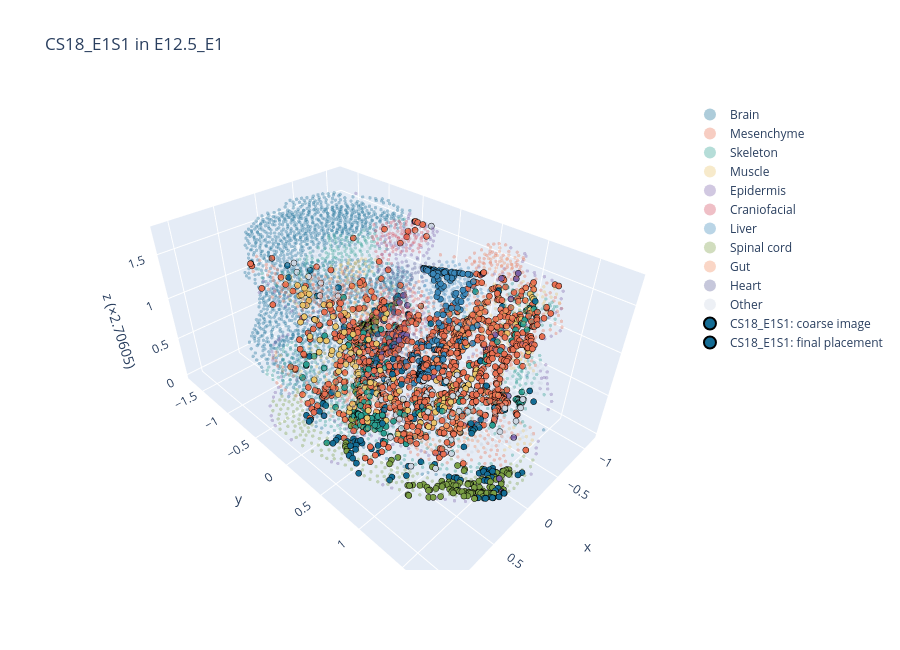
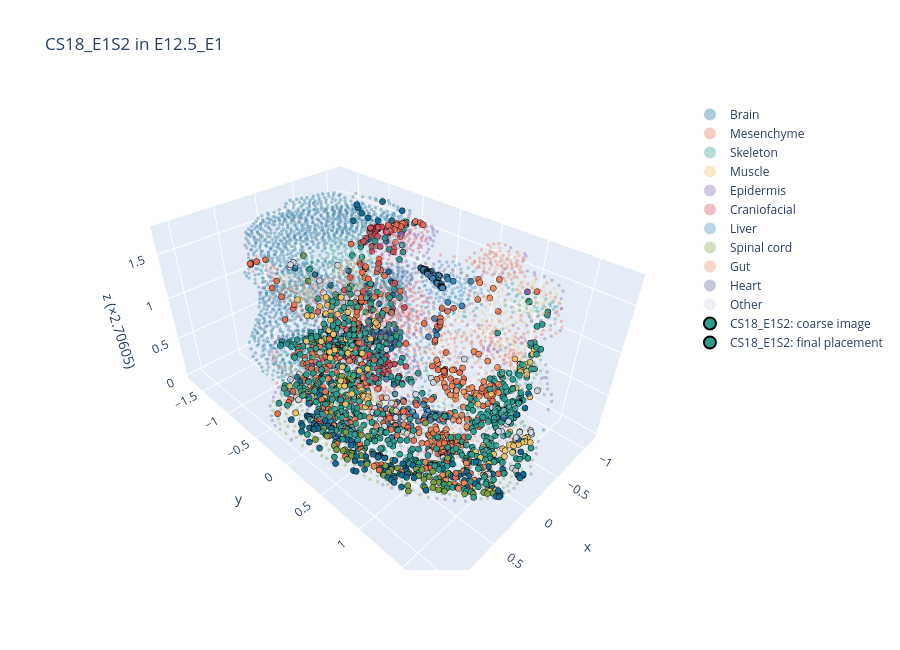
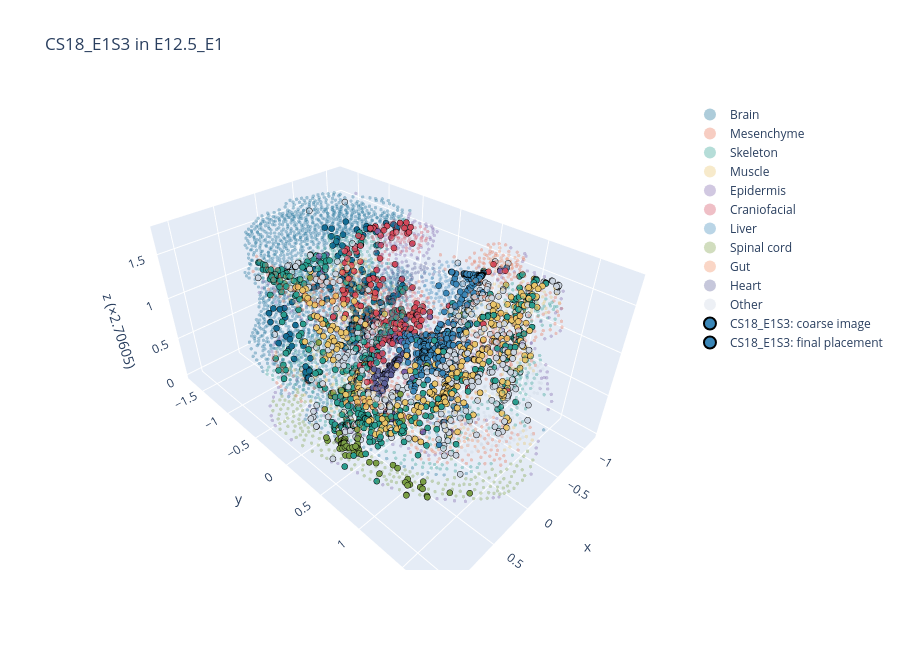
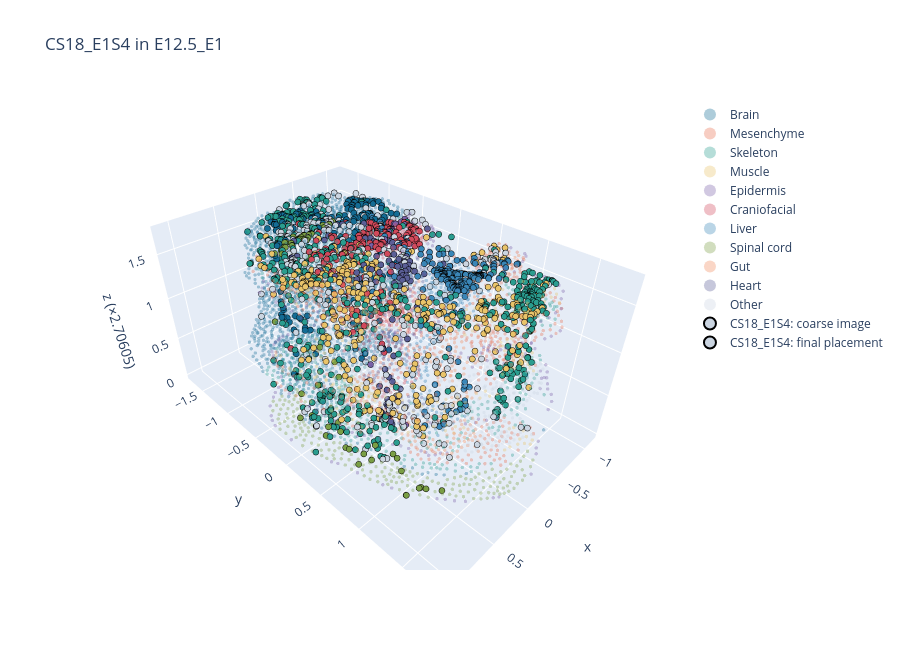

The code cell stored with these charts, in order, in its notebook:
### Markdown cell above
## The queries

One block of plots per query:
1. **Plane search**:
   - the objective along z₀ (black), with the real stack sections as red squares and the evaluation scores as dotted lines;
   - the tilt grid at the best z₀;
   - the share of the coarse coupling's mass that lands on each section.
2. **Labels** on the virtual section, the query, and the query after transfer from the stack.
3. **The coupling** between the query and the virtual section.
4. **3D view** of the query in the stack: its coarse barycentric image and its final placement.
5. **Scores** of the 3D placement against the 2D alignments with the laterality partner and with the best real section.

### Code cell
rows, results = [], {}
for s in query_names:
    row, res = place_query(QUERIES[s], ST)
    if row is not None:
        rows.append(row)
        results[s] = res
        np.savez(SAVE_DIR / f"P_{s}_in_{emb_name(STACK_EMB)}_{METHOD}.npz", P=res["P"].astype(np.float32),
                 plane=np.array([res["plane"][k] for k in ("z0", "theta_u", "theta_v")]),
                 virtual_xyz=res["virtual"].xyz, virtual_xy=res["virtual"].xy, query_obs=query_red[s].obs_names.to_numpy(str))
    gc.collect()

### Figure 1 — Plotly figure (JSON) as saved in the notebook; plotly's stock layout.template omitted (floating-point values rounded to 4 significant figures; data arrays with more than 128 entries replaced by an {"elided": "..."} marker saying what was removed)
{"data": [{"marker": {"color": "#146C94", "opacity": 0.35, "size": 2}, "mode": "markers", "name": "Brain", "type": "scatter3d", "x": {"elided": "1786 float values"}, "y": {"elided": "1786 float values"}, "z": {"elided": "1786 float values"}}, {"marker": {"color": "#E76F51", "opacity": 0.35, "size": 2}, "mode": "markers", "name": "Mesenchyme", "type": "scatter3d", "x": {"elided": "653 float values"}, "y": {"elided": "653 float values"}, "z": {"elided": "653 float values"}}, {"marker": {"color": "#2A9D8F", "opacity": 0.35, "size": 2}, "mode": "markers", "name": "Skeleton", "type": "scatter3d", "x": {"elided": "558 float values"}, "y": {"elided": "558 float values"}, "z": {"elided": "558 float values"}}, {"marker": {"color": "#E9C46A", "opacity": 0.35, "size": 2}, "mode": "markers", "name": "Muscle", "type": "scatter3d", "x": {"elided": "372 float values"}, "y": {"elided": "372 float values"}, "z": {"elided": "372 float values"}}, {"marker": {"color": "#7B61A8", "opacity": 0.35, "size": 2}, "mode": "markers", "name": "Epidermis", "type": "scatter3d", "x": {"elided": "263 float values"}, "y": {"elided": "263 float values"}, "z": {"elided": "263 float values"}}, {"marker": {"color": "#D1495B", "opacity": 0.35, "size": 2}, "mode": "markers", "name": "Craniofacial", "type": "scatter3d", "x": {"elided": "242 float values"}, "y": {"elided": "242 float values"}, "z": {"elided": "242 float values"}}, {"marker": {"color": "#3A86B7", "opacity": 0.35, "size": 2}, "mode": "markers", "name": "Liver", "type": "scatter3d", "x": {"elided": "236 float values"}, "y": {"elided": "236 float values"}, "z": {"elided": "236 float values"}}, {"marker": {"color": "#7A9E45", "opacity": 0.35, "size": 2}, "mode": "markers", "name": "Spinal cord", "type": "scatter3d", "x": {"elided": "194 float values"}, "y": {"elided": "194 float values"}, "z": {"elided": "194 float values"}}, {"marker": {"color": "#F08A5D", "opacity": 0.35, "size": 2}, "mode": "markers", "name": "Gut", "type": "scatter3d", "x": {"elided": "166 float values"}, "y": {"elided": "166 float values"}, "z": {"elided": "166 float values"}}, {"marker": {"color": "#5B5F97", "opacity": 0.35, "size": 2}, "mode": "markers", "name": "Heart", "type": "scatter3d", "x": {"elided": "164 float values"}, "y": {"elided": "164 float values"}, "z": {"elided": "164 float values"}}, {"marker": {"color": "#CBD5E1", "opacity": 0.35, "size": 2}, "mode": "markers", "name": "Other", "type": "scatter3d", "x": {"elided": "366 float values"}, "y": {"elided": "366 float values"}, "z": {"elided": "366 float values"}}, {"marker": {"color": {"elided": "1000 str values"}, "line": {"color": "black", "width": 0.5}, "size": 3.5}, "mode": "markers", "name": "CS18_E1S1: coarse image", "type": "scatter3d", "x": {"elided": "1000 float values"}, "y": {"elided": "1000 float values"}, "z": {"elided": "1000 float values"}}, {"marker": {"color": {"elided": "1000 str values"}, "line": {"color": "black", "width": 0.5}, "size": 3.5}, "mode": "markers", "name": "CS18_E1S1: final placement", "type": "scatter3d", "x": {"elided": "1000 float values"}, "y": {"elided": "1000 float values"}, "z": {"elided": "1000 float values"}}], "layout": {"height": 650, "legend": {"itemsizing": "constant"}, "scene": {"aspectmode": "data", "zaxis": {"title": {"text": "z (×2.70605)"}}}, "title": {"text": "CS18_E1S1 in E12.5_E1"}}}

### Figure 2 — Plotly figure (JSON) as saved in the notebook; plotly's stock layout.template omitted (floating-point values rounded to 4 significant figures; data arrays with more than 128 entries replaced by an {"elided": "..."} marker saying what was removed)
{"data": [{"marker": {"color": "#146C94", "opacity": 0.35, "size": 2}, "mode": "markers", "name": "Brain", "type": "scatter3d", "x": {"elided": "1786 float values"}, "y": {"elided": "1786 float values"}, "z": {"elided": "1786 float values"}}, {"marker": {"color": "#E76F51", "opacity": 0.35, "size": 2}, "mode": "markers", "name": "Mesenchyme", "type": "scatter3d", "x": {"elided": "653 float values"}, "y": {"elided": "653 float values"}, "z": {"elided": "653 float values"}}, {"marker": {"color": "#2A9D8F", "opacity": 0.35, "size": 2}, "mode": "markers", "name": "Skeleton", "type": "scatter3d", "x": {"elided": "558 float values"}, "y": {"elided": "558 float values"}, "z": {"elided": "558 float values"}}, {"marker": {"color": "#E9C46A", "opacity": 0.35, "size": 2}, "mode": "markers", "name": "Muscle", "type": "scatter3d", "x": {"elided": "372 float values"}, "y": {"elided": "372 float values"}, "z": {"elided": "372 float values"}}, {"marker": {"color": "#7B61A8", "opacity": 0.35, "size": 2}, "mode": "markers", "name": "Epidermis", "type": "scatter3d", "x": {"elided": "263 float values"}, "y": {"elided": "263 float values"}, "z": {"elided": "263 float values"}}, {"marker": {"color": "#D1495B", "opacity": 0.35, "size": 2}, "mode": "markers", "name": "Craniofacial", "type": "scatter3d", "x": {"elided": "242 float values"}, "y": {"elided": "242 float values"}, "z": {"elided": "242 float values"}}, {"marker": {"color": "#3A86B7", "opacity": 0.35, "size": 2}, "mode": "markers", "name": "Liver", "type": "scatter3d", "x": {"elided": "236 float values"}, "y": {"elided": "236 float values"}, "z": {"elided": "236 float values"}}, {"marker": {"color": "#7A9E45", "opacity": 0.35, "size": 2}, "mode": "markers", "name": "Spinal cord", "type": "scatter3d", "x": {"elided": "194 float values"}, "y": {"elided": "194 float values"}, "z": {"elided": "194 float values"}}, {"marker": {"color": "#F08A5D", "opacity": 0.35, "size": 2}, "mode": "markers", "name": "Gut", "type": "scatter3d", "x": {"elided": "166 float values"}, "y": {"elided": "166 float values"}, "z": {"elided": "166 float values"}}, {"marker": {"color": "#5B5F97", "opacity": 0.35, "size": 2}, "mode": "markers", "name": "Heart", "type": "scatter3d", "x": {"elided": "164 float values"}, "y": {"elided": "164 float values"}, "z": {"elided": "164 float values"}}, {"marker": {"color": "#CBD5E1", "opacity": 0.35, "size": 2}, "mode": "markers", "name": "Other", "type": "scatter3d", "x": {"elided": "366 float values"}, "y": {"elided": "366 float values"}, "z": {"elided": "366 float values"}}, {"marker": {"color": {"elided": "1000 str values"}, "line": {"color": "black", "width": 0.5}, "size": 3.5}, "mode": "markers", "name": "CS18_E1S2: coarse image", "type": "scatter3d", "x": {"elided": "1000 float values"}, "y": {"elided": "1000 float values"}, "z": {"elided": "1000 float values"}}, {"marker": {"color": {"elided": "1000 str values"}, "line": {"color": "black", "width": 0.5}, "size": 3.5}, "mode": "markers", "name": "CS18_E1S2: final placement", "type": "scatter3d", "x": {"elided": "1000 float values"}, "y": {"elided": "1000 float values"}, "z": {"elided": "1000 float values"}}], "layout": {"height": 650, "legend": {"itemsizing": "constant"}, "scene": {"aspectmode": "data", "zaxis": {"title": {"text": "z (×2.70605)"}}}, "title": {"text": "CS18_E1S2 in E12.5_E1"}}}

### Figure 3 — Plotly figure (JSON) as saved in the notebook; plotly's stock layout.template omitted (floating-point values rounded to 4 significant figures; data arrays with more than 128 entries replaced by an {"elided": "..."} marker saying what was removed)
{"data": [{"marker": {"color": "#146C94", "opacity": 0.35, "size": 2}, "mode": "markers", "name": "Brain", "type": "scatter3d", "x": {"elided": "1786 float values"}, "y": {"elided": "1786 float values"}, "z": {"elided": "1786 float values"}}, {"marker": {"color": "#E76F51", "opacity": 0.35, "size": 2}, "mode": "markers", "name": "Mesenchyme", "type": "scatter3d", "x": {"elided": "653 float values"}, "y": {"elided": "653 float values"}, "z": {"elided": "653 float values"}}, {"marker": {"color": "#2A9D8F", "opacity": 0.35, "size": 2}, "mode": "markers", "name": "Skeleton", "type": "scatter3d", "x": {"elided": "558 float values"}, "y": {"elided": "558 float values"}, "z": {"elided": "558 float values"}}, {"marker": {"color": "#E9C46A", "opacity": 0.35, "size": 2}, "mode": "markers", "name": "Muscle", "type": "scatter3d", "x": {"elided": "372 float values"}, "y": {"elided": "372 float values"}, "z": {"elided": "372 float values"}}, {"marker": {"color": "#7B61A8", "opacity": 0.35, "size": 2}, "mode": "markers", "name": "Epidermis", "type": "scatter3d", "x": {"elided": "263 float values"}, "y": {"elided": "263 float values"}, "z": {"elided": "263 float values"}}, {"marker": {"color": "#D1495B", "opacity": 0.35, "size": 2}, "mode": "markers", "name": "Craniofacial", "type": "scatter3d", "x": {"elided": "242 float values"}, "y": {"elided": "242 float values"}, "z": {"elided": "242 float values"}}, {"marker": {"color": "#3A86B7", "opacity": 0.35, "size": 2}, "mode": "markers", "name": "Liver", "type": "scatter3d", "x": {"elided": "236 float values"}, "y": {"elided": "236 float values"}, "z": {"elided": "236 float values"}}, {"marker": {"color": "#7A9E45", "opacity": 0.35, "size": 2}, "mode": "markers", "name": "Spinal cord", "type": "scatter3d", "x": {"elided": "194 float values"}, "y": {"elided": "194 float values"}, "z": {"elided": "194 float values"}}, {"marker": {"color": "#F08A5D", "opacity": 0.35, "size": 2}, "mode": "markers", "name": "Gut", "type": "scatter3d", "x": {"elided": "166 float values"}, "y": {"elided": "166 float values"}, "z": {"elided": "166 float values"}}, {"marker": {"color": "#5B5F97", "opacity": 0.35, "size": 2}, "mode": "markers", "name": "Heart", "type": "scatter3d", "x": {"elided": "164 float values"}, "y": {"elided": "164 float values"}, "z": {"elided": "164 float values"}}, {"marker": {"color": "#CBD5E1", "opacity": 0.35, "size": 2}, "mode": "markers", "name": "Other", "type": "scatter3d", "x": {"elided": "366 float values"}, "y": {"elided": "366 float values"}, "z": {"elided": "366 float values"}}, {"marker": {"color": {"elided": "1000 str values"}, "line": {"color": "black", "width": 0.5}, "size": 3.5}, "mode": "markers", "name": "CS18_E1S3: coarse image", "type": "scatter3d", "x": {"elided": "1000 float values"}, "y": {"elided": "1000 float values"}, "z": {"elided": "1000 float values"}}, {"marker": {"color": {"elided": "1000 str values"}, "line": {"color": "black", "width": 0.5}, "size": 3.5}, "mode": "markers", "name": "CS18_E1S3: final placement", "type": "scatter3d", "x": {"elided": "1000 float values"}, "y": {"elided": "1000 float values"}, "z": {"elided": "1000 float values"}}], "layout": {"height": 650, "legend": {"itemsizing": "constant"}, "scene": {"aspectmode": "data", "zaxis": {"title": {"text": "z (×2.70605)"}}}, "title": {"text": "CS18_E1S3 in E12.5_E1"}}}

### Figure 4 — Plotly figure (JSON) as saved in the notebook; plotly's stock layout.template omitted (floating-point values rounded to 4 significant figures; data arrays with more than 128 entries replaced by an {"elided": "..."} marker saying what was removed)
{"data": [{"marker": {"color": "#146C94", "opacity": 0.35, "size": 2}, "mode": "markers", "name": "Brain", "type": "scatter3d", "x": {"elided": "1786 float values"}, "y": {"elided": "1786 float values"}, "z": {"elided": "1786 float values"}}, {"marker": {"color": "#E76F51", "opacity": 0.35, "size": 2}, "mode": "markers", "name": "Mesenchyme", "type": "scatter3d", "x": {"elided": "653 float values"}, "y": {"elided": "653 float values"}, "z": {"elided": "653 float values"}}, {"marker": {"color": "#2A9D8F", "opacity": 0.35, "size": 2}, "mode": "markers", "name": "Skeleton", "type": "scatter3d", "x": {"elided": "558 float values"}, "y": {"elided": "558 float values"}, "z": {"elided": "558 float values"}}, {"marker": {"color": "#E9C46A", "opacity": 0.35, "size": 2}, "mode": "markers", "name": "Muscle", "type": "scatter3d", "x": {"elided": "372 float values"}, "y": {"elided": "372 float values"}, "z": {"elided": "372 float values"}}, {"marker": {"color": "#7B61A8", "opacity": 0.35, "size": 2}, "mode": "markers", "name": "Epidermis", "type": "scatter3d", "x": {"elided": "263 float values"}, "y": {"elided": "263 float values"}, "z": {"elided": "263 float values"}}, {"marker": {"color": "#D1495B", "opacity": 0.35, "size": 2}, "mode": "markers", "name": "Craniofacial", "type": "scatter3d", "x": {"elided": "242 float values"}, "y": {"elided": "242 float values"}, "z": {"elided": "242 float values"}}, {"marker": {"color": "#3A86B7", "opacity": 0.35, "size": 2}, "mode": "markers", "name": "Liver", "type": "scatter3d", "x": {"elided": "236 float values"}, "y": {"elided": "236 float values"}, "z": {"elided": "236 float values"}}, {"marker": {"color": "#7A9E45", "opacity": 0.35, "size": 2}, "mode": "markers", "name": "Spinal cord", "type": "scatter3d", "x": {"elided": "194 float values"}, "y": {"elided": "194 float values"}, "z": {"elided": "194 float values"}}, {"marker": {"color": "#F08A5D", "opacity": 0.35, "size": 2}, "mode": "markers", "name": "Gut", "type": "scatter3d", "x": {"elided": "166 float values"}, "y": {"elided": "166 float values"}, "z": {"elided": "166 float values"}}, {"marker": {"color": "#5B5F97", "opacity": 0.35, "size": 2}, "mode": "markers", "name": "Heart", "type": "scatter3d", "x": {"elided": "164 float values"}, "y": {"elided": "164 float values"}, "z": {"elided": "164 float values"}}, {"marker": {"color": "#CBD5E1", "opacity": 0.35, "size": 2}, "mode": "markers", "name": "Other", "type": "scatter3d", "x": {"elided": "366 float values"}, "y": {"elided": "366 float values"}, "z": {"elided": "366 float values"}}, {"marker": {"color": {"elided": "1000 str values"}, "line": {"color": "black", "width": 0.5}, "size": 3.5}, "mode": "markers", "name": "CS18_E1S4: coarse image", "type": "scatter3d", "x": {"elided": "1000 float values"}, "y": {"elided": "1000 float values"}, "z": {"elided": "1000 float values"}}, {"marker": {"color": {"elided": "1000 str values"}, "line": {"color": "black", "width": 0.5}, "size": 3.5}, "mode": "markers", "name": "CS18_E1S4: final placement", "type": "scatter3d", "x": {"elided": "1000 float values"}, "y": {"elided": "1000 float values"}, "z": {"elided": "1000 float values"}}], "layout": {"height": 650, "legend": {"itemsizing": "constant"}, "scene": {"aspectmode": "data", "zaxis": {"title": {"text": "z (×2.70605)"}}}, "title": {"text": "CS18_E1S4 in E12.5_E1"}}}
